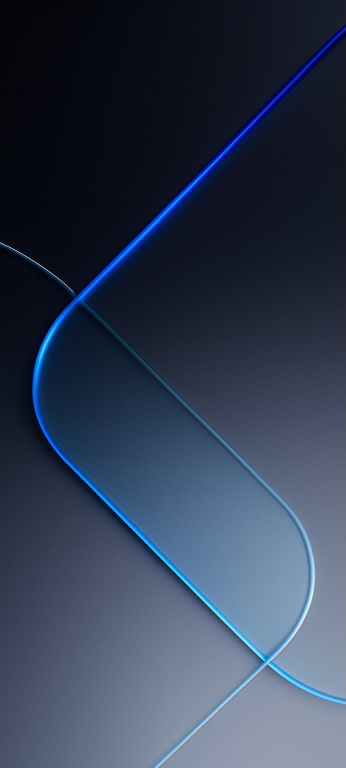
#> input picture src/assets/home-wallpaper-dark.jpg, 691 x 1536 px (shown at 1/2 size); its folder holds only this picture in this run
$ python normalize-icon.py ../src/assets/home-wallpaper-dark.jpg
#> lines starting #> are read from the running program, lines starting #| are printed output that depends on the picture
#!/usr/bin/env python3
"""
Normalizes "glass icon" reference images in src/assets so the actual glyph
fills a consistent share of its square canvas, regardless of how much native
padding the source image came with (icons are pasted from different sources/
generations, so this varies a lot — from ~92% to ~98% content coverage before
normalization, which reads as "not lined up" in a row of tiles even though
every icon renders through the identical CSS: position:absolute, inset:0,
object-fit:cover).

Usage:
  py -3.11 scripts/normalize-icon.py src/assets/some-new-icon-ref.webp [more files...]
  py -3.11 scripts/normalize-icon.py --all     # re-normalize every existing *-icon-ref*.webp

What it does, per file: crop to the tight bounding box of non-transparent
content (alpha > 0), then re-paste it centered on a transparent canvas of the
same original pixel size so the content fills TARGET_COVERAGE of the canvas
on its longer axis. Canvas resolution is preserved; only the internal margin
changes. Requires the source to have real alpha (RGBA) — these ref icons are
squircle app-icon-style renders with transparent margins, not flat photos.
"""
import sys
from pathlib import Path
from PIL import Image

TARGET_COVERAGE = 0.95  # matches the median of the well-behaved existing icons

ASSETS_DIR = Path(__file__).resolve().parent.parent / 'src' / 'assets'


def normalize(path: Path) -> None:
    im = Image.open(path).convert('RGBA')
    w, h = im.size
#> w = 691; h = 1536
    bbox = im.split()[-1].getbbox()
#> bbox = (0, 0, 691, 1536)
    if not bbox:
        print(f'skip {path.name}: fully transparent, nothing to normalize')
        return

    content = im.crop(bbox)
    cw, ch = content.size
#> cw = 691; ch = 1536
    scale = (min(w, h) * TARGET_COVERAGE) / max(cw, ch)
#> scale = 0.427
    new_w, new_h = max(1, round(cw * scale)), max(1, round(ch * scale))
#> new_w = 295; new_h = 656
    content = content.resize((new_w, new_h), Image.LANCZOS)
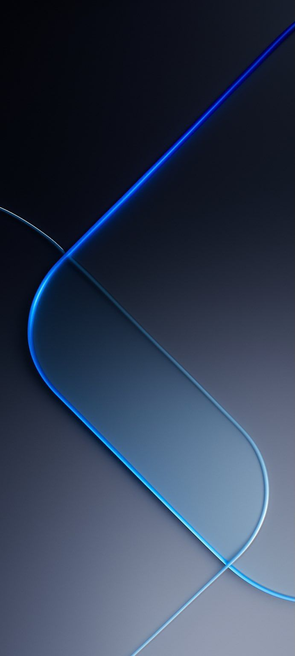
#> content: PIL image 295x656 RGBA; mean R, G, B, A 50.1, 61.6, 82.5, 255

    canvas = Image.new('RGBA', (w, h), (0, 0, 0, 0))
#> canvas: PIL image 691x1536 RGBA; every value is 0
    canvas.paste(content, ((w - new_w) // 2, (h - new_h) // 2), content)
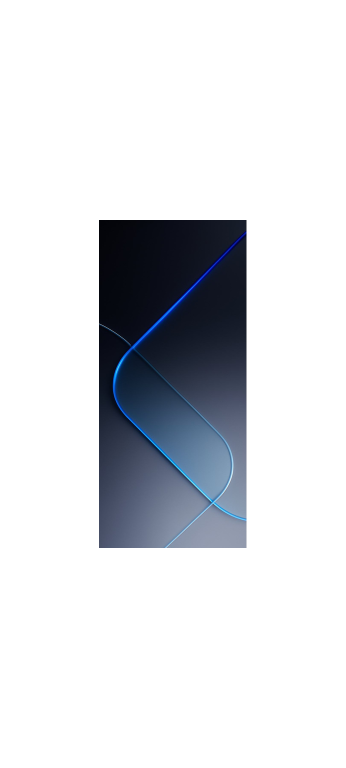
#> canvas: PIL image 691x1536 RGBA (shown at 1/2 size); mean R, G, B, A 9.1, 11.2, 15, 46.5; transparent parts drawn white
    canvas.save(path, format='WEBP', lossless=False, quality=92)
    print(f'normalized {path.name}: {cw}x{ch} content -> {new_w}x{new_h}, centered in {w}x{h} canvas')
#| normalized home-wallpaper-dark.jpg: 691x1536 content -> 295x656, centered in 691x1536 canvas


def main(argv: list[str]) -> None:
    if argv == ['--all']:
        targets = sorted(ASSETS_DIR.glob('*icon-ref*.webp'))
    elif argv:
        targets = [Path(a) for a in argv]
    else:
        print(__doc__)
        sys.exit(1)

    for p in targets:
        normalize(p)


if __name__ == '__main__':
    main(sys.argv[1:])

$ run again, on src/assets/home-wallpaper-light.jpg
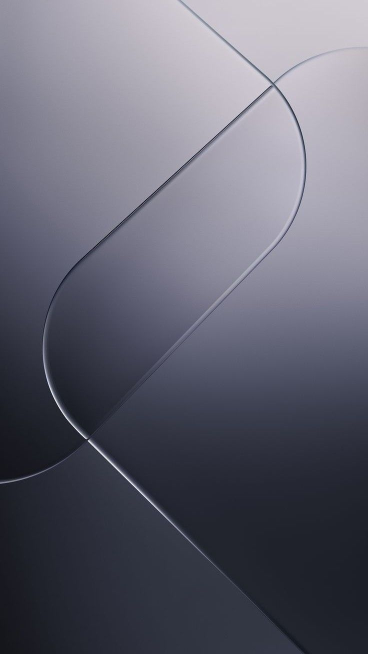
#> input picture src/assets/home-wallpaper-light.jpg, 736 x 1308 px (shown at 1/2 size)
#> bbox = (0, 0, 736, 1308)
#> in normalize, `content = content.resize((new_w, new_h), Image.LANCZOS)`:
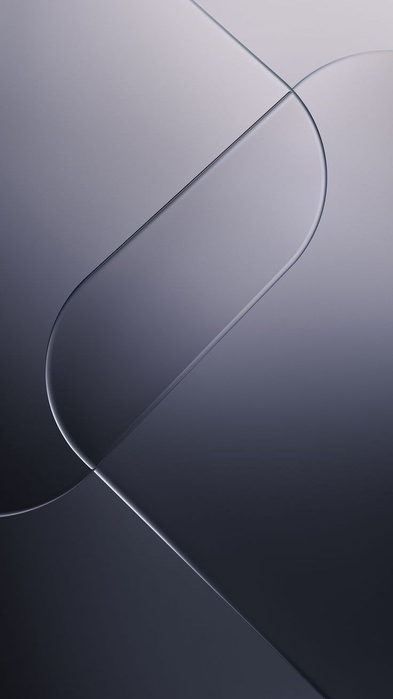
#> content: PIL image 393x699 RGBA; mean R, G, B, A 99.1, 99.4, 112.7, 255
#> in normalize, `canvas.paste(content, ((w - new_w) // 2, (h - new_h) // 2), content)`:
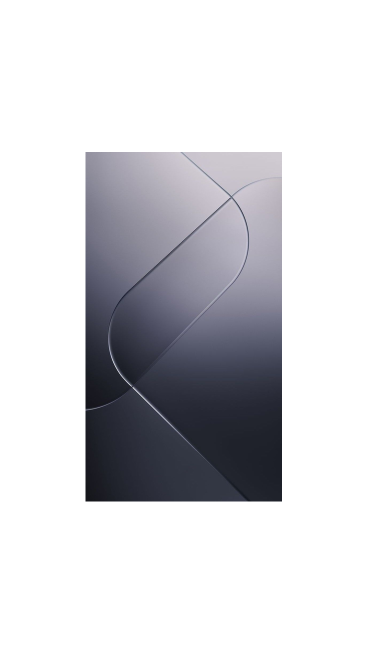
#> canvas: PIL image 736x1308 RGBA (shown at 1/2 size); mean R, G, B, A 28.3, 28.4, 32.2, 72.8; transparent parts drawn white
#| normalized home-wallpaper-light.jpg: 736x1308 content -> 393x699, centered in 736x1308 canvas
